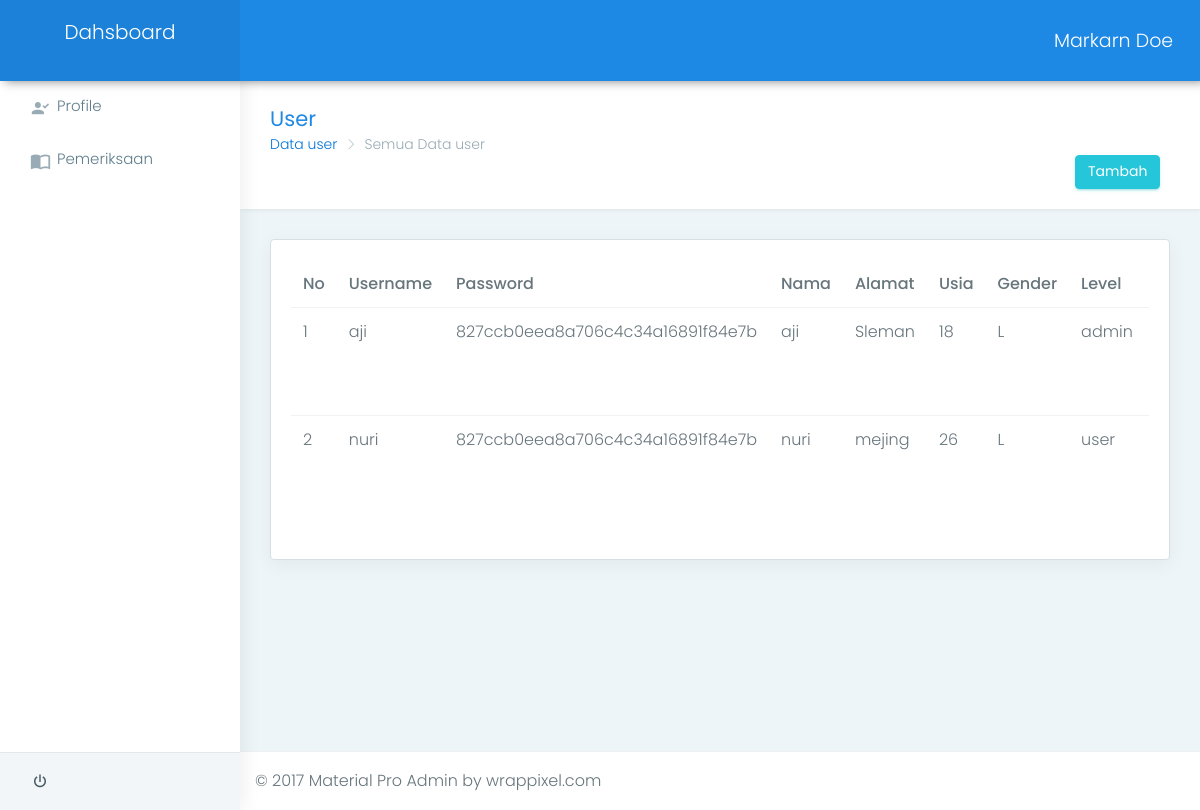
/back/user, run on an earlier commit of the app's database.
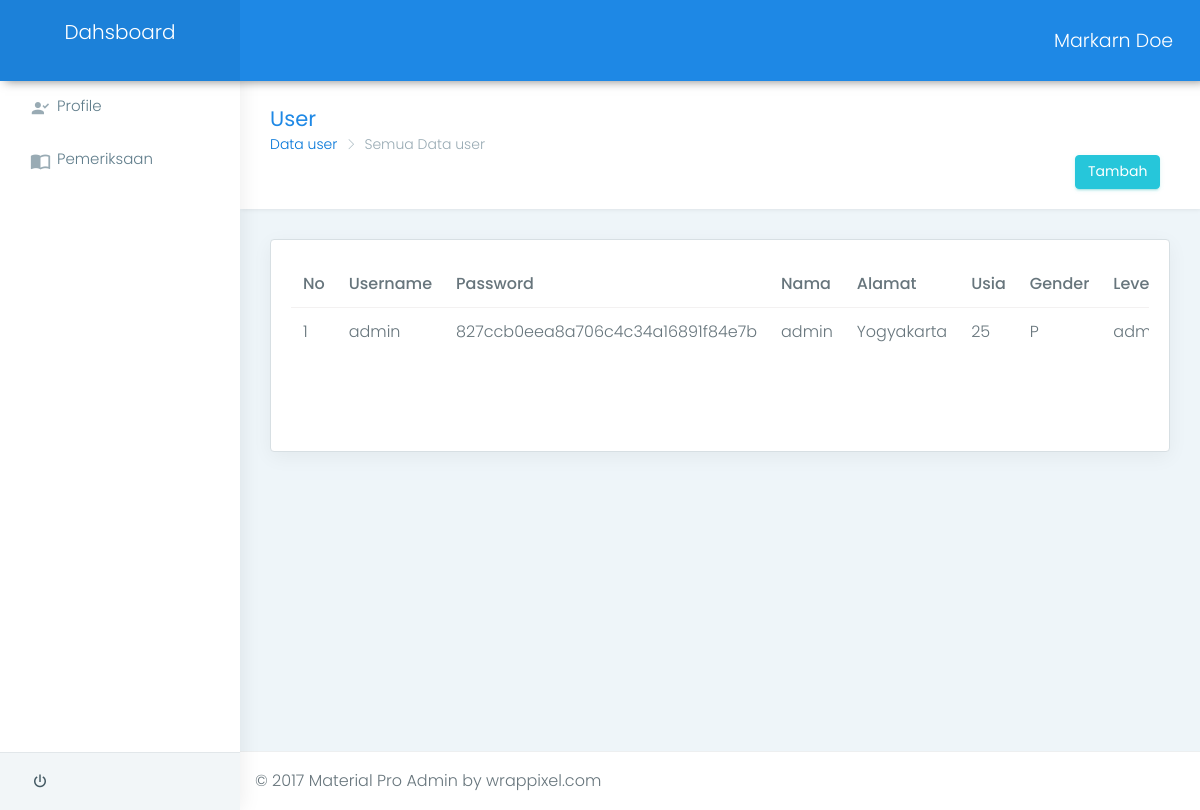
And on a later commit of the database.
### tables this page shows
CREATE TABLE IF NOT EXISTS `tb_user` (
`id_user` int(5) NOT NULL,
  `username` varchar(25) NOT NULL,
  `password` varchar(32) NOT NULL,
  `nama` varchar(50) NOT NULL,
  `alamat` text NOT NULL,
  `usia` int(2) NOT NULL,
  `gender` enum('L','P') NOT NULL,
  `level` enum('admin','user') NOT NULL
);

### application/controllers/back/User.php (called while the page is built, shortened)
<?php if ( ! defined('BASEPATH')) exit('No direct script access allowed');
class User extends CI_Controller {
	public function __construct()	{
		$this->load->library('session');
		$this->load->helper('form');
		$this->load->helper('url');
		$this->load->model('back/M_user');
	}
	public function index($offset=0)
	{
		$jml = $this->db->get('tb_user');
			$config['base_url'] = base_url().'back/user/index';
			$config['total_rows'] = $jml->num_rows();
			$config['per_page'] = '5';
			$config['full_tag_open']    = '<div class="pagging text-center"><nav><ul class="pagination">';
		    $config['full_tag_close']   = '</ul></nav></div>';
		    $config['num_tag_open']     = '<li class="page-item"><span class="page-link">';
		    $config['num_tag_close']    = '</span></li>';
		    $config['cur_tag_open']     = '<li class="page-item active"><span class="page-link">';
		    $config['cur_tag_close']    = '<span class="sr-only">(current)</span></span></li>';
		    $config['next_tag_open']    = '<li class="page-item"><span class="page-link">';
		    $config['next_tag_close']  = '<span aria-hidden="true"></span></span></li>';
		    $config['prev_tag_open']    = '<li class="page-item"><span class="page-link">';
		    $config['prev_tag_close']  = '</span></li>';
		    $config['first_tag_open']   = '<li class="page-item"><span class="page-link">';
		    $config['first_tag_close'] = '</span></li>';
		    $config['last_tag_open']    = '<li class="page-item"><span class="page-link">';
		    $config['last_tag_close']  = '</span></li>';
			 $this->pagination->initialize($config);
			 $this->pagination->initialize($config);
			 $data['halaman'] = $this->pagination->create_links();
			$data['offset'] = $offset;
			$data['data_user'] = $this->M_user->daftar_user($config['per_page'], $offset);
			$this->load->view('back/temp/head');
			$this->load->view('back/temp/sidebar');
			$this->load->view('back/user/data_user',$data);
			$this->load->view('back/temp/footer');
	}
}

### index.php (called while the page is built, shortened)
<?php
require_once BASEPATH.'core/CodeIgniter.php';

### application/models/back/M_user.php (called while the page is built, shortened)
<?php  if ( ! defined('BASEPATH')) exit('No direct script access allowed');
class M_user extends CI_Model {
	public function daftar_user($num,$offset) {
		$this->db->select('*');
  		$this->db->from('tb_user');
  		$this->db->order_by('id_user','asc');
  		$query = $this->db->get('',$num,$offset);
        return $query->result_array();
	}
}
?>

### application/views/back/user/data_user.php (the view, shortened to what this page needs)
<div class="page-wrapper">
    <div class="container-fluid">
        <div class="row page-titles">
            <div class="col-md-5 col-8 align-self-center">
                <h3 class="text-themecolor">User</h3>
                <ol class="breadcrumb">
                    <li class="breadcrumb-item"><a href="javascript:void(0)">Data user</a></li>
                    <li class="breadcrumb-item active">Semua Data user</li>
                </ol>
            </div>
            <div class="container text-right">
            <a href="<?php echo base_url(); ?>back/user/tambah" label class="btn btn-success waves-effect waves-light m-r-10">Tambah</a>
            </div>
        </div>
        <div class="row">
            <div class="col-lg-12">
                <div class="card">
                    <div class="card-block">
                        <div class="table-responsive">
                            <table class="table" width="100%">
                                <thead>
                                <tr>
                                  <th width="2%" scope="col">No</th>
                                  <th width="3%" scope="col">Username</th>
                                  <th width="1%" scope="col">Password</th>
                                  <th width="1%" scope="col">Nama</th>
                                  <th width="5%" scope="col">Alamat</th>
                                  <th width="1%" scope="col">Usia</th>
                                  <th width="1%" scope="col">Gender</th>
                                  <th width="1%" scope="col">Level</th>
                                  <th width="1%" scope="col">Aksi</th>
                                </tr>
                              </thead>
                              <tbody>
                                <tr class="odd gradeX">
                                  <?php
                                  $no=1;
                                  foreach($data_user as $list) { ?>
                                <tr>
                                  <td><?php echo $no++; ?></td>
                                  <td><?php echo $list['username']; ?></td>
                                  <td><?php echo $list['password']; ?></td>
                                  <td><?php echo $list['nama']; ?></td>
                                  <td><?php echo $list['alamat']; ?></td>
                                  <td><?php echo $list['usia']; ?></td>
                                  <td><?php echo $list['gender']; ?></td>
                                  <td><?php echo $list['level']; ?></td>
                                  <td>
                                  <?php } ?></td></td></tr>
                              </tr>
                              </tbody>
                            </table>
                        </div>
                    </div>
                </div>
            </div>
        </div>
    </div>

### application/views/back/temp/head.php (shortened to what this page needs)
<!DOCTYPE html>
<html lang="en">
<head>
    <link href="<?php echo base_url();?>asset/back/material-lite/assets/plugins/bootstrap/css/bootstrap.min.css" rel="stylesheet">
    <link href="<?php echo base_url();?>asset/back/material-lite/assets/plugins/chartist-js/dist/chartist.min.css" rel="stylesheet">
    <link href="<?php echo base_url();?>asset/back/material-lite/assets/plugins/chartist-js/dist/chartist-init.css" rel="stylesheet">
    <link href="<?php echo base_url();?>asset/back/material-lite/assets/plugins/chartist-plugin-tooltip-master/dist/chartist-plugin-tooltip.css" rel="stylesheet">
    <link href="<?php echo base_url();?>asset/back/material-lite/assets/plugins/c3-master/c3.min.css" rel="stylesheet">
    <link href="<?php echo base_url();?>asset/back/material-lite/lite/css/style.css" rel="stylesheet">
    <link href="<?php echo base_url();?>asset/back/material-lite/lite/css/colors/blue.css" id="theme" rel="stylesheet">
</head>
<body class="fix-header fix-sidebar card-no-border">
    <div id="main-wrapper">
        <header class="topbar">
            <nav class="navbar top-navbar navbar-toggleable-sm navbar-light">
                <div class="navbar-header">
                    <a class="navbar-brand" href="<?php echo base_url() ?>back/dash" style="color: #ffffff;">
                    <p>Dahsboard</p>
                    </a>
                </div>
                <div class="navbar-collapse">
                    <ul class="navbar-nav my-lg-0">
                        <li class="nav-item dropdown">
                            <a class="nav-link dropdown-toggle text-muted waves-effect waves-dark" href="" data-toggle="dropdown" aria-haspopup="true" aria-expanded="false">Markarn Doe</a>
                        </li>
                    </ul>
                </div>
            </nav>
        </header>

### application/views/back/temp/sidebar.php
<?php
$id_user= $this->session->userdata('id_user');
$level= $this->session->userdata('level');
    if($level=='admin'){?>
    <aside class="left-sidebar">
        <div class="scroll-sidebar">
            <nav class="sidebar-nav">
                <ul id="sidebarnav">
                    <li> <a class="waves-effect waves-dark" href="<?php echo base_url() ?>back/user/lihat_profile/<?php echo $id_user?>" aria-expanded="false"><i class="mdi mdi-account-check"></i><span class="hide-menu">Profile</span></a>
                    </li>
                    <li> <a class="waves-effect waves-dark" href="<?php echo base_url() ?>back/faktor/" aria-expanded="false"><i class="mdi mdi-table"></i><span class="hide-menu">Data Faktor</span></a>
                    </li>
                    <li> <a class="waves-effect waves-dark" href="<?php echo base_url() ?>back/kategori" aria-expanded="false"><i class="mdi mdi-table"></i><span class="hide-menu">Data Kategori</span></a>
                    </li>
                    <li> <a class="waves-effect waves-dark" href="<?php echo base_url() ?>back/gejala" aria-expanded="false"><i class="mdi mdi-table"></i><span class="hide-menu">Data Gejala</span></a>
                    </li>
                    <li> <a class="waves-effect waves-dark" href="<?php echo base_url() ?>back/pakar" aria-expanded="false"><i class="mdi mdi-table"></i><span class="hide-menu">Data Aturan Pakar</span></a>
                    </li>
                    <li> <a class="waves-effect waves-dark" href="<?php echo base_url() ?>back/user" aria-expanded="false"><i class="mdi mdi-emoticon"></i><span class="hide-menu">Data User</span></a>
                    </li>
                    <li> <a class="waves-effect waves-dark" href="<?php echo base_url() ?>back/pemeriksaan" aria-expanded="false"><i class="mdi mdi-book-open-variant"></i><span class="hide-menu">Pemeriksaan</span></a>
                    </li>
                </ul>
            </nav>
        </div>
        <div class="sidebar-footer">
            <a href="<?php echo site_url('home/logout'); ?>" class="link" data-toggle="tooltip" title="Logout"><i class="mdi mdi-power"></i></a> </div>
    </aside>
    <?php }
    else { ?>
        <aside class="left-sidebar">
        <div class="scroll-sidebar">
            <nav class="sidebar-nav">
                <ul id="sidebarnav">
                    <li> <a class="waves-effect waves-dark" href="<?php echo base_url() ?>back/user/lihat_profile/<?php echo $id_user?>" aria-expanded="false"><i class="mdi mdi-account-check"></i><span class="hide-menu">Profile</span></a>
                    </li>
                    <li> <a class="waves-effect waves-dark" href="<?php echo base_url() ?>back/pemeriksaan" aria-expanded="false"><i class="mdi mdi-book-open-variant"></i><span class="hide-menu">Pemeriksaan</span></a>
                    </li>
                </ul>
            </nav>
        </div>
        <div class="sidebar-footer">
            <a href="<?php echo site_url('home/logout'); ?>" class="link" data-toggle="tooltip" title="Logout"><i class="mdi mdi-power"></i></a> </div>
    </aside>
    <?php } ?>

### application/views/back/temp/footer.php (shortened to what this page needs)
            <footer class="footer"> © 2017 Material Pro Admin by wrappixel.com </footer>
        </div>
    </div>
</html>

### asset/back/material-lite/lite/css/colors/blue.css (style rules this page uses)
.topbar { background: #1e88e5; }
.topbar .navbar-header { background: rgba(0, 0, 0, 0.05); }
.topbar .navbar-light .navbar-nav .nav-item > a.nav-link { color: #ffffff !important; }
.text-themecolor { color: #1e88e5 !important; }
.sidebar-nav { background: #fff; }
.sidebar-nav ul li a { color: #607d8b; }
.sidebar-nav > ul > li > a i { color: #99abb4; }

What changed in the data, as far as the page shows it:
removed tb_user: username "nuri", password "827ccb0eea8a706c4c34a16891f84e7b", nama "nuri", alamat "mejing", usia "26", gender "L", level "user"
changed tb_user "admin": username "aji" → "admin"; nama "aji" → "admin"; alamat "Sleman" → "Yogyakarta"; usia "18" → "25"; gender "L" → "P"
